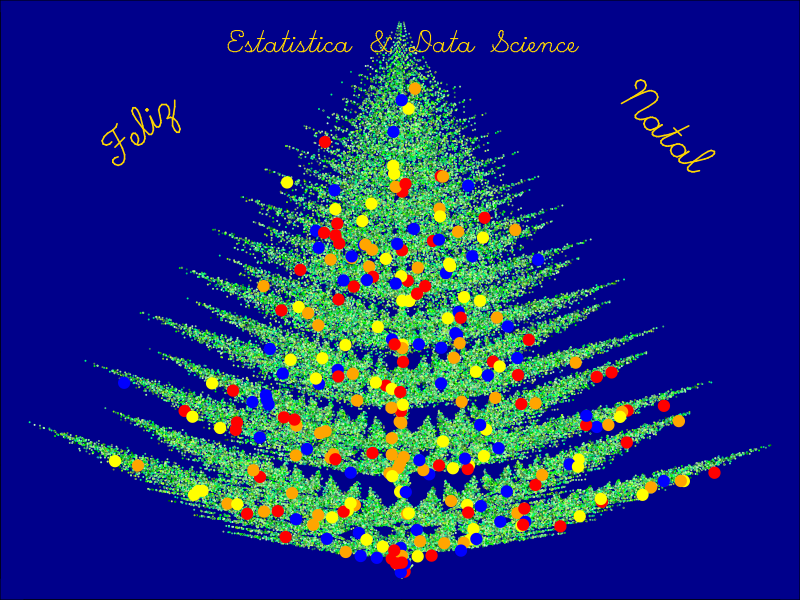

Source code (R):
## ---- chunk 1
L <-  matrix(
  c(0.03,  0,     0  ,  0.1,
    0.85,  0.00,  0.00, 0.85,
    0.8,   0.00,  0.00, 0.8,
    0.2,  -0.08,  0.15, 0.22,
    -0.2,   0.08,  0.15, 0.22,
    0.25, -0.1,   0.12, 0.25,
    -0.2,   0.1,   0.12, 0.2),
  nrow=4)

L

## ---- chunk 2
B <- matrix(
  c(0, 0,
    0, 1.5,
    0, 1.5,
    0, 0.85,
    0, 0.85,
    0, 0.3,
    0, 0.4),
  nrow=2)

B

prob = c(0.02, 0.6,.08, 0.07, 0.07, 0.07, 0.07)

## ---- chunk 3
N = 1e5 #número de iterações 
x = matrix(NA, nrow = 2, ncol = N)
x[, 1] = c(0, 2)   # ponto inicial

k <- sample(1:7, N, prob, replace = TRUE) #Amostra com indices

for (i in 2:N)
x[, i] = crossprod(matrix(L[, k[i]], nrow = 2), x[, i - 1]) + B[, k[i]] # iteração para construção dos pontos da nossa Árvore 

## ---- chunk 4
par(bg='darkblue',mar=rep(0,4))
plot(x=x[1,],y=x[2,],
     col=grep('green',colors(),value=TRUE),
     axes=TRUE,
     cex=.1,
     xlab='teste',
     ylab='razao' )#,pch='.')

bals <- sample(N,257)
points(x=x[1,bals],y=x[2,bals]-.1,
       col= c('red','blue','yellow','orange'),
       cex=1.5,
       pch=19
)
text(x=-.7,y=8,
     labels='Feliz',
     adj=c(.5,.5),
     srt=45,
     vfont=c('script','plain'),
     cex=3,
     col='gold'
)

text(x=0,y=9.5,
     labels='Estatistica & Data Science',
     adj=c(.5,.5),
     #srt=45,
     vfont=c('script','plain'),
     cex=2,
     col='gold'
)

text(x=0.7,y=8,
     labels='Natal',
     adj=c(.5,.5),
     srt=-45,
     vfont=c('script','plain'),
     cex=3,
     col='gold'
)

